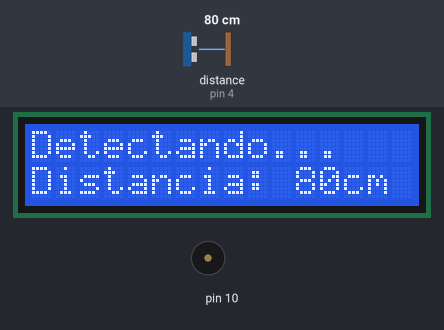
Simulated run of this sketch. Board: Arduino Uno, built with avr-gcc and run on an emulated ATmega328P. On the bench: 16×2 character LCD, buzzer (waves = sounding). The test bench sets the inputs (shaded band); at power-on: distance to the obstacle (sensor on pin 4) 80 cm.

Above: at 1.2 s.
1.3 s: distance to the obstacle (sensor on pin 4) set to 2 cm
At 2.26 s:
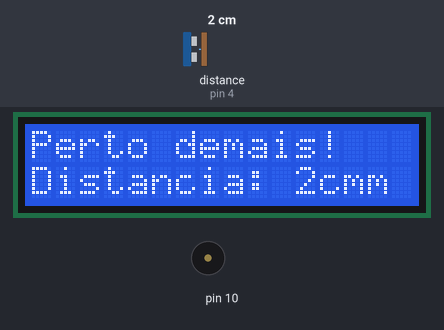
3.5 s: distance to the obstacle (sensor on pin 4) set to 18 cm
At 3.7 s:
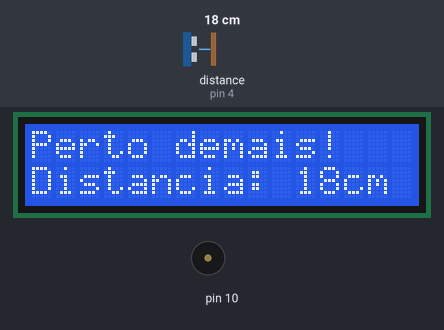
5.2 s: distance to the obstacle (sensor on pin 4) set to 4 cm
At 5.29 s:
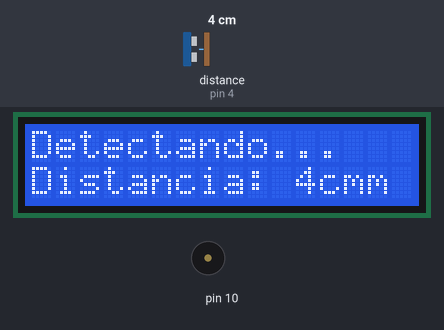
Timing chart, 0 to 12.7 s (numbered marks = the images above; inputs shaded):
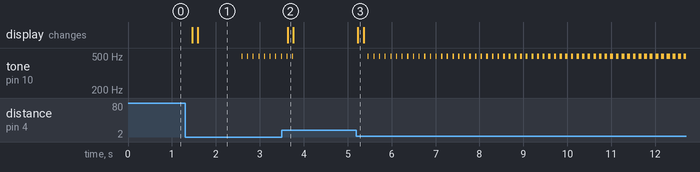

Measured:
- after the input at 1.3 s, tone on pin 10: alternates 494 Hz for 0.01 s and silent for 0.12 s, starting after 1.3 s; the display: first changes after 0.16 s (image 1 shows a later state)
- after the input at 3.5 s, tone on pin 10: goes on until 3.8 s, then stays silent; the display: changes after 0.14 s (image 2)
- after the input at 5.2 s, tone on pin 10: silent → 494 Hz after 0.26 s, then repeats every 0.13 s: silent 0.11 s, 494 Hz 0.02 s; the display: changes at once (image 3)

The sketch:

sketch_may24a.ino
```cpp
 #include <Wire.h>
 #include <LiquidCrystal_I2C.h>
 #include <Ultrasonic.h>

 LiquidCrystal_I2C lcd(0x27, 16, 2);
 Ultrasonic medicao(5,4);
 long distancia;
 long int tempo;


 void setup(){
    lcd.init();
    lcd.clear();


 }

 void loop(){
    distancia = medicao.Ranging(CM);

    lcd.setBacklight(HIGH);
    lcd.setCursor(0,0);
    lcd.print("Detectando...   ");
    lcd.setCursor(0,1);
    lcd.print("Distancia: ");
    lcd.print(distancia);
    lcd.print("cm");
    delay(100);

    while(distancia <= 10){
      distancia = medicao.Ranging(CM);
      delay(1);
      tempo++;
      lcd.setCursor(0,0);
      lcd.print("Perto demais!");
      lcd.setCursor(0,1);
      lcd.print("Distancia: ");
      lcd.print(distancia);
      lcd.print("cm");
      delay(100);
      tone(10, 494, tempo);
    }


 }
```
